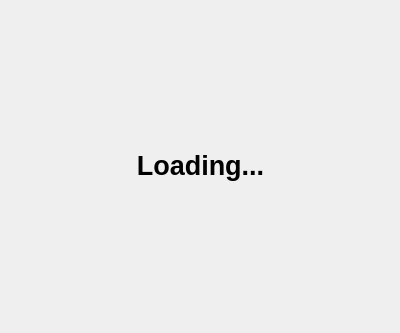
<?xml version="1.0" encoding="UTF-8"?>
<ui version="4.0">
 <class>LoadingPage</class>
 <widget class="QMainWindow" name="LoadingPage">
  <property name="geometry">
   <rect>
    <x>0</x>
    <y>0</y>
    <width>400</width>
    <height>333</height>
   </rect>
  </property>
  <property name="windowTitle">
   <string>MainWindow</string>
  </property>
  <widget class="QWidget" name="centralwidget">
   <widget class="QLabel" name="lbl_loadingGif">
    <property name="geometry">
     <rect>
      <x>0</x>
      <y>0</y>
      <width>401</width>
      <height>331</height>
     </rect>
    </property>
    <property name="styleSheet">
     <string notr="true"/>
    </property>
    <property name="text">
     <string>&lt;html&gt;&lt;head/&gt;&lt;body&gt;&lt;p&gt;&lt;span style=&quot; font-size:20pt; font-weight:600;&quot;&gt;Loading...&lt;/span&gt;&lt;/p&gt;&lt;/body&gt;&lt;/html&gt;</string>
    </property>
    <property name="alignment">
     <set>Qt::AlignCenter</set>
    </property>
   </widget>
  </widget>
 </widget>
 <resources/>
 <connections/>
</ui>
